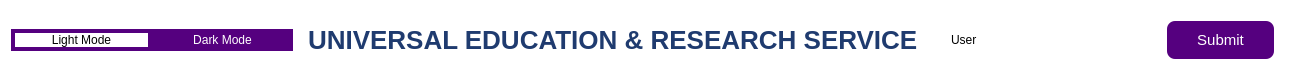
     <widget class="QFrame" name="frame_Top">
      <property name="maximumSize">
       <size>
        <width>16777215</width>
        <height>80</height>
       </size>
      </property>
      <property name="styleSheet">
       <string notr="true">QFrame{

	background-color: rgb(255, 255, 255);
	border:0px;
}</string>
      </property>
      <property name="frameShape">
       <enum>QFrame::StyledPanel</enum>
      </property>
      <property name="frameShadow">
       <enum>QFrame::Raised</enum>
      </property>
      <layout class="QHBoxLayout" name="horizontalLayout">
       <item>
        <widget class="QFrame" name="frame_TopLeft">
         <property name="minimumSize">
          <size>
           <width>282</width>
           <height>0</height>
          </size>
         </property>
         <property name="maximumSize">
          <size>
           <width>282</width>
           <height>16777215</height>
          </size>
         </property>
         <property name="styleSheet">
          <string notr="true">QFrame{
border:0px;

}</string>
         </property>
         <property name="frameShape">
          <enum>QFrame::StyledPanel</enum>
         </property>
         <property name="frameShadow">
          <enum>QFrame::Raised</enum>
         </property>
         <layout class="QHBoxLayout" name="horizontalLayout_7">
          <property name="spacing">
           <number>0</number>
          </property>
          <property name="leftMargin">
           <number>0</number>
          </property>
          <property name="topMargin">
           <number>0</number>
          </property>
          <property name="rightMargin">
           <number>0</number>
          </property>
          <property name="bottomMargin">
           <number>0</number>
          </property>
          <item>
           <widget class="QPushButton" name="pushButton">
            <property name="minimumSize">
             <size>
              <width>0</width>
              <height>0</height>
             </size>
            </property>
            <property name="cursor">
             <cursorShape>PointingHandCursor</cursorShape>
            </property>
            <property name="styleSheet">
             <string notr="true">font: 75 14pt &quot;Tahoma&quot;;
border:4px solid ;
border-color: rgb(85, 0, 127);</string>
            </property>
            <property name="text">
             <string>Light Mode</string>
            </property>
           </widget>
          </item>
          <item>
           <widget class="QPushButton" name="pushButton_2">
            <property name="minimumSize">
             <size>
              <width>0</width>
              <height>0</height>
             </size>
            </property>
            <property name="cursor">
             <cursorShape>PointingHandCursor</cursorShape>
            </property>
            <property name="styleSheet">
             <string notr="true">color:rgb(255, 255, 255);
background-color: rgb(85, 0, 127);
font: 75 14pt &quot;Tahoma&quot;;
border: 4px solid ;
border-color: rgb(85, 0, 127);
</string>
            </property>
            <property name="text">
             <string>Dark Mode</string>
            </property>
           </widget>
          </item>
         </layout>
        </widget>
       </item>
       <item>
        <widget class="QFrame" name="frame_TopCenter">
         <property name="font">
          <font>
           <family>Arial</family>
           <pointsize>10</pointsize>
          </font>
         </property>
         <property name="frameShape">
          <enum>QFrame::StyledPanel</enum>
         </property>
         <property name="frameShadow">
          <enum>QFrame::Raised</enum>
         </property>
         <layout class="QHBoxLayout" name="horizontalLayout_2">
          <item alignment="Qt::AlignHCenter">
           <widget class="QLabel" name="label_logo">
            <property name="styleSheet">
             <string notr="true">

color:#1f3b6f;
font-weight: bold;
background-color:transparent;
font-size:26px;
border:0px;
</string>
            </property>
            <property name="text">
             <string>UNIVERSAL EDUCATION &amp; RESEARCH SERVICE</string>
            </property>
           </widget>
          </item>
         </layout>
        </widget>
       </item>
       <item>
        <widget class="QFrame" name="frame_TopRight">
         <property name="minimumSize">
          <size>
           <width>350</width>
           <height>0</height>
          </size>
         </property>
         <property name="maximumSize">
          <size>
           <width>350</width>
           <height>16777215</height>
          </size>
         </property>
         <property name="frameShape">
          <enum>QFrame::StyledPanel</enum>
         </property>
         <property name="frameShadow">
          <enum>QFrame::Raised</enum>
         </property>
         <layout class="QHBoxLayout" name="horizontalLayout_3">
          <item>
           <widget class="QFrame" name="frame_TopAlert">
            <property name="frameShape">
             <enum>QFrame::StyledPanel</enum>
            </property>
            <property name="frameShadow">
             <enum>QFrame::Raised</enum>
            </property>
            <layout class="QHBoxLayout" name="horizontalLayout_4">
             <item>
              <widget class="QLabel" name="label_3">
               <property name="styleSheet">
                <string notr="true">font: 75 10pt &quot;MS Shell Dlg 2&quot;;</string>
               </property>
               <property name="text">
                <string>User</string>
               </property>
              </widget>
             </item>
            </layout>
           </widget>
          </item>
          <item>
           <widget class="QFrame" name="frame_TopProfile">
            <property name="frameShape">
             <enum>QFrame::StyledPanel</enum>
            </property>
            <property name="frameShadow">
             <enum>QFrame::Raised</enum>
            </property>
            <layout class="QHBoxLayout" name="horizontalLayout_5">
             <property name="spacing">
              <number>0</number>
             </property>
             <property name="leftMargin">
              <number>0</number>
             </property>
             <property name="topMargin">
              <number>0</number>
             </property>
             <property name="rightMargin">
              <number>0</number>
             </property>
             <property name="bottomMargin">
              <number>0</number>
             </property>
             <item>
              <widget class="QLabel" name="label_user">
               <property name="minimumSize">
                <size>
                 <width>0</width>
                 <height>19</height>
                </size>
               </property>
               <property name="styleSheet">
                <string notr="true">font: 12pt &quot;MS Shell Dlg 2&quot;;</string>
               </property>
               <property name="text">
                <string/>
               </property>
              </widget>
             </item>
            </layout>
           </widget>
          </item>
          <item>
           <widget class="QPushButton" name="pushButton_3">
            <property name="cursor">
             <cursorShape>PointingHandCursor</cursorShape>
            </property>
            <property name="styleSheet">
             <string notr="true">background-color: rgb(85, 0, 127);
font: 6pt &quot;MS Shell Dlg 2&quot;;
  border: none;
  color: white;
  text-align: center;
  text-decoration: none;
  font-size: 15px;
padding:10px;
border-radius: 8px;
</string>
            </property>
            <property name="text">
             <string>Submit</string>
            </property>
           </widget>
          </item>
         </layout>
        </widget>
       </item>
      </layout>
     </widget>
